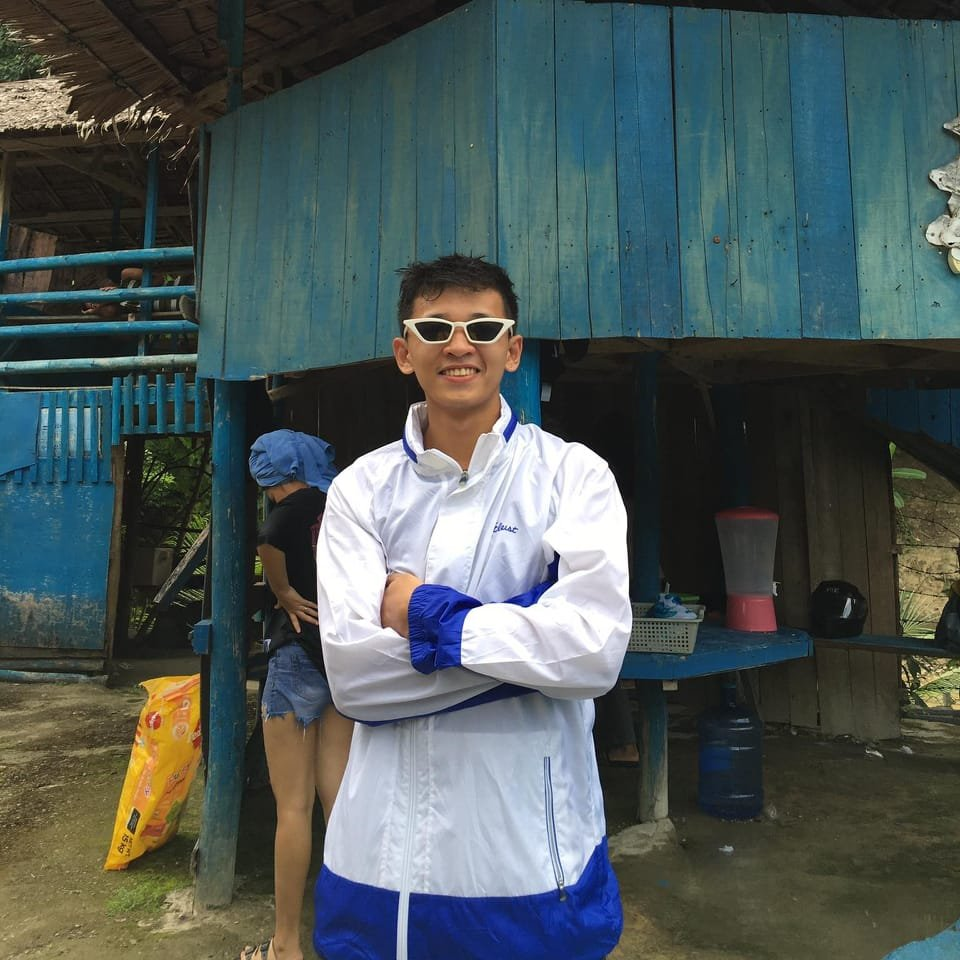
#> input picture Studet photo/364611658_2167526846775107_4682785096370128021_n.jpg, 960 x 960 px
$ python -i face_validation.py   (imports and definitions only)   (older library calls are emulated)
#> lines starting #> are read from the running program, lines starting #| are printed output that depends on the picture
#> further down, picture is the input picture: shape (960, 960, 3); mean B, G, R 87.2, 88, 76.3
import cv2
import numpy as np
import os
from PIL import Image
import io

class FaceValidator:
    def __init__(self):
        # Configuration parameters - you can adjust these
        self.blur_threshold = 80  # Lowered from 100 to be more lenient on blur
        self.background_threshold = 35  # Increased from 30 to be more lenient on background
        self.min_face_size = 0.08  # Lowered from 0.1 to allow slightly smaller faces
        self.max_face_size = 0.75  # Increased from 0.7 to allow slightly larger faces
        self.position_tolerance = 0.25  # Increased from 0.2 to be more lenient on centering

        # Load face cascade
        cascade_path = cv2.data.haarcascades + "haarcascade_frontalface_default.xml"
        self.face_cascade = cv2.CascadeClassifier(cascade_path)

        # Load eye cascade for additional validation
        eye_cascade_path = cv2.data.haarcascades + "haarcascade_eye.xml"
        self.eye_cascade = cv2.CascadeClassifier(eye_cascade_path)

    # [18 lines left out: functions validate_from_file, validate_from_buffer, not called in this run]

    def validate_from_pil(self, pil_image):
        """Validate a profile image from a PIL Image object"""
        # Convert PIL Image to OpenCV format
        open_cv_image = np.array(pil_image)
        # Convert RGB to BGR (OpenCV uses BGR)
        open_cv_image = open_cv_image[:, :, ::-1].copy()

        return self._validate_image(open_cv_image)

    def _validate_image(self, image):
        """Core validation logic for a profile image"""
        # Check image dimensions and resize if needed
        height, width = image.shape[:2]
#> height = 960; width = 960
        if width < 300 or height < 300:
            # If image is too small but has reasonable dimensions, try to resize it
            if width >= 150 and height >= 150 and width/height >= 0.5 and width/height <= 2.0:
                # Resize to minimum dimensions
                scale = max(300/width, 300/height)
                new_width = int(width * scale)
                new_height = int(height * scale)
                image = cv2.resize(image, (new_width, new_height), interpolation=cv2.INTER_LANCZOS4)
                height, width = image.shape[:2]
                print(f"Image resized from {width}x{height} to {new_width}x{new_height}")
            else:
                return {"valid": False, "error": "Image resolution too low (minimum 300x300 pixels required)"}

        # Check if image is blurry
        blur_result = self._check_image_blur(image)
        if blur_result["is_blurry"]:
            return {
                "valid": False,
                "error": "Image is too blurry. Please upload a clearer photo.",
                "details": blur_result
            }

        # Check background
        background_result = self._check_background(image)
        if not background_result["is_plain_background"]:
            return {
                "valid": False,
                "error": "Background is not plain or uniform. Please use a solid white or light background.",
                "details": background_result
            }

        if not background_result["is_light_background"]:
            return {
                "valid": False,
                "error": "Background is not light enough. Please use a white or light-colored background.",
                "details": background_result
            }

        # Detect face and validate
        face_result = self._validate_face(image)
        if not face_result["valid"]:
            return face_result

        # All checks passed
        return {
            "valid": True,
            "message": "Profile image meets all requirements",
            "details": {
                "blur": blur_result,
                "background": background_result,
                "face": face_result
            }
        }

    def _check_image_blur(self, image):
        """Check if an image is blurry using Laplacian variance"""
        gray = cv2.cvtColor(image, cv2.COLOR_BGR2GRAY)
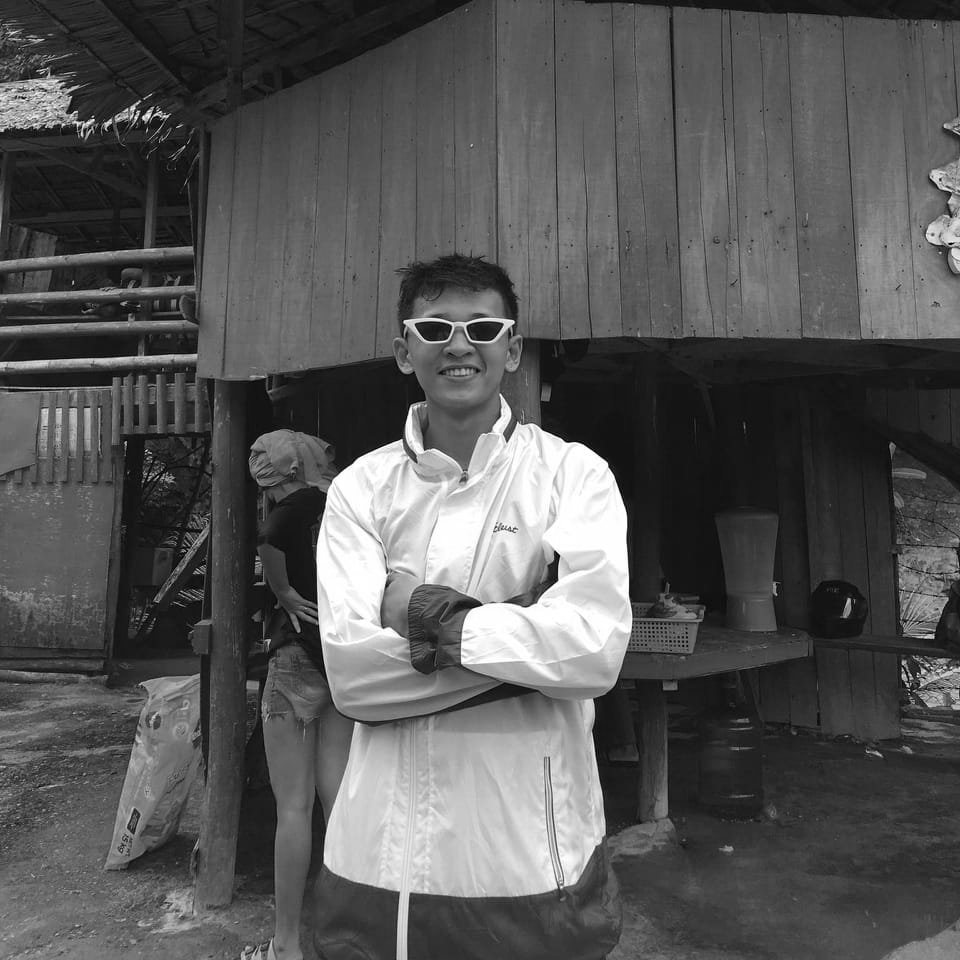
#> gray: shape (960, 960); min 0, max 255, mean 86.4
        laplacian_var = cv2.Laplacian(gray, cv2.CV_64F).var()
#> laplacian_var = 560.8
#> in _validate_image, `blur_result = self._check_image_blur(image)`: blur_result = {'is_blurry': False, 'laplacian_variance': 560.8, 'threshold': 80}

        return {
            "is_blurry": laplacian_var < self.blur_threshold,
            "laplacian_variance": laplacian_var,
            "threshold": self.blur_threshold
        }

    def _check_background(self, image):
        """Check if image has a plain, uniform background"""
        # Sample background from edges
        h, w = image.shape[:2]
#> h = 960; w = 960

        # Sample points from edges
        edge_points = [
            (0, 0),                # Top-left
            (w-1, 0),              # Top-right
            (0, h-1),              # Bottom-left
            (w-1, h-1),            # Bottom-right
            (w//2, 0),             # Top-middle
            (w//2, h-1),           # Bottom-middle
            (0, h//2),             # Left-middle
            (w-1, h//2)            # Right-middle
        ]

        # Get background color samples
        bg_colors = []
        for x, y in edge_points:
            bg_colors.append(image[y, x])
#> after the loop, bg_colors = [[56, 43, 34], [30, 30, 30], [129, 114, 71], [85, 129, 138], [42, 61, 65], [14, 32, 106], [10, 49, 66], [21, 23, 20]]

        # Calculate average background color
        avg_bg = np.mean(bg_colors, axis=0)
#> avg_bg = [48.38, 60.12, 66.25]

        # Count pixels that differ significantly from background
        non_bg_pixels = 0
        total_pixels = h * w
#> total_pixels = 921600

        # Sample a subset of pixels for efficiency
        sample_step = max(1, min(h, w) // 100)
#> sample_step = 9

        for y in range(0, h, sample_step):
            for x in range(0, w, sample_step):
                pixel = image[y, x]
                color_diff = np.sqrt(np.sum((pixel - avg_bg) ** 2))
                if color_diff > self.background_threshold:
                    non_bg_pixels += 1
#> after the loop, non_bg_pixels = 9420

        # Adjust for sampling
        sampled_pixels = (h // sample_step) * (w // sample_step)
#> sampled_pixels = 11236
        non_bg_percentage = (non_bg_pixels / sampled_pixels) * 100
#> non_bg_percentage = 83.84

        # Check if background is light colored
        is_light_bg = (
            avg_bg[0] > 200 and
            avg_bg[1] > 200 and
            avg_bg[2] > 200
        )
#> is_light_bg = False

        return {
            "is_plain_background": non_bg_percentage < 30,
            "is_light_background": is_light_bg,
            "background_percentage": 100 - non_bg_percentage,
            "avg_background": avg_bg.tolist()
        }

    # [160 lines left out: functions _validate_face, process_profile_picture, not called in this run]

>>> import cv2
>>> picture = cv2.imread('Studet photo/364611658_2167526846775107_4682785096370128021_n.jpg')
>>> result = FaceValidator().validate_from_pil(picture)
#> in _validate_image, `background_result = self._check_background(image)`: background_result = {'is_plain_background': False, 'is_light_background': False, 'background_percentage': 16.16, 'avg_background': [48.38, 60.12, 66.25]}
#> result = 3 items

$ run again, on Studet photo/PURPLE.jpg
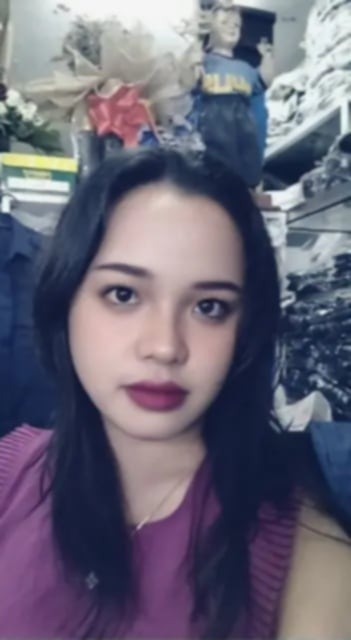
#> input picture Studet photo/PURPLE.jpg, 351 x 640 px
#> picture is the input picture: shape (640, 351, 3); mean B, G, R 119.2, 102.2, 105.5
#> in _check_image_blur, `gray = cv2.cvtColor(image, cv2.COLOR_BGR2GRAY)`:
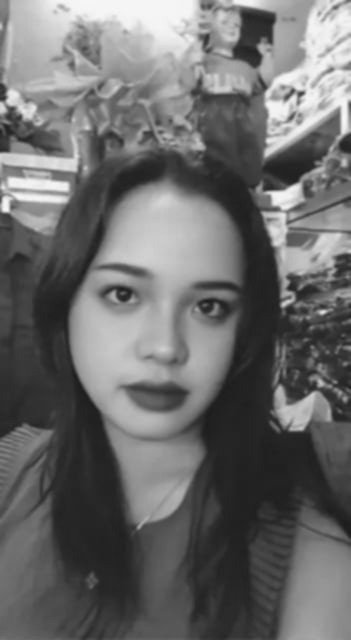
#> gray: shape (640, 351); min 26, max 248, mean 107.7
#> laplacian_var = 33.88
#> blur_result = {'is_blurry': True, 'laplacian_variance': 33.88, 'threshold': 80}
#> result = 3 items
